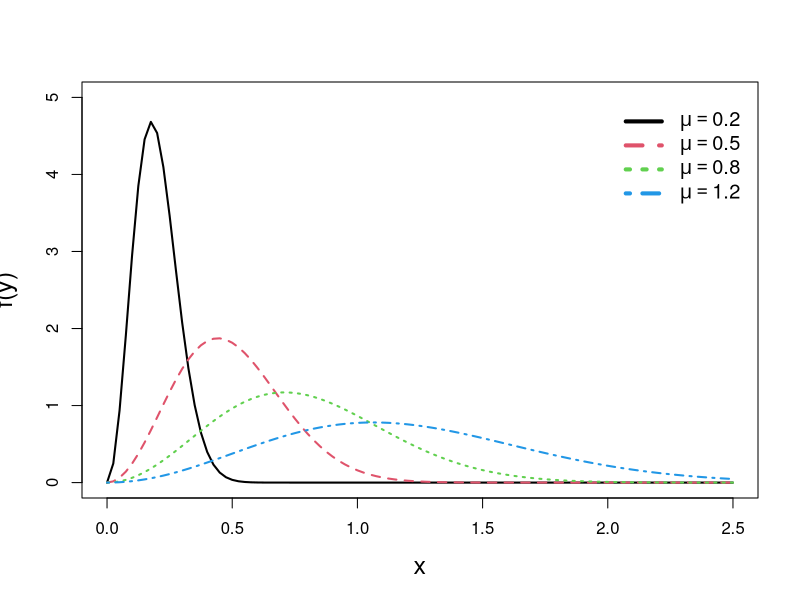
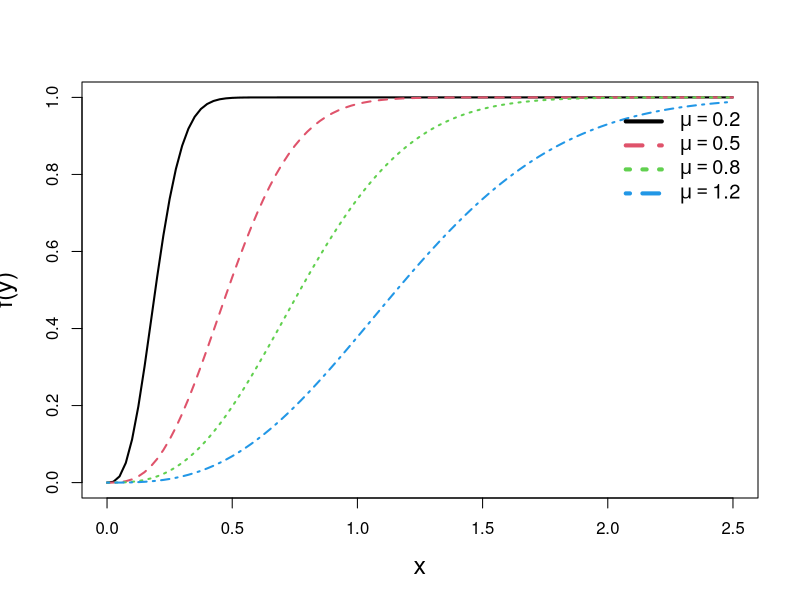
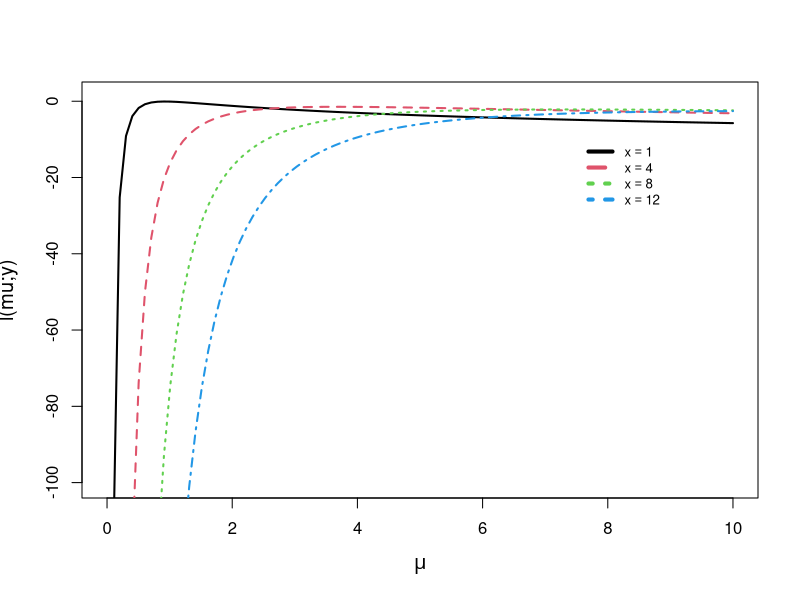

Recreate these plots in R, in order.
## ---- chunk 1
knitr::opts_chunk$set(echo = TRUE)
## ---- chunk 2
dmax <- function(y, mu) {
  ((32 * y^2) / (pi^2 * mu^3)) * exp(-4 * y^2 / (pi * mu^2))
}
## ---- chunk 3
fromx <- 0
tox <- 2.5
yliminf <- 0
ylimsup <- 5

# Valores de mu
mu_values <- c(0.2, 0.5, 0.8, 1.2)
comp <- length(mu_values)


# Cores e tipos de linha
colors <- 1:comp
line_types <- 1:comp

{

curve(dmax(x, mu = mu_values[1]), from = fromx, to = tox, 
      lty = line_types[1], type = "l", 
      ylab = expression("f(y)"), ylim = c(yliminf, ylimsup), 
      col = colors[1], lwd = 2.0, cex.lab = 1.5)
  
  for (i in 2:length(mu_values)) {
    mu <- mu_values[i]
    curve(dmax(x, mu), from = fromx, to = tox, add = TRUE, lty = line_types[i], 
          col = colors[i], lwd = 2.0)
  }
  
  legend(x = (tox - 0.5), y = ylimsup, legend = sapply(mu_values, function(x) bquote(mu == .(x))),
         col = colors, lty = line_types, lwd = rep(4, comp), bty = "n", cex = 1.2)
}
## ---- chunk 4
pmax <- function(y, mu) {
  (2/sqrt(pi)) * gamma(3/2) * pgamma((4 * y^2)/(pi * mu^2), 3/2, lower.tail = TRUE)
}
## ---- chunk 5

fromx <- 0
tox <- 2.5
yliminf <- 0
ylimsup <- 1

# Valores de mu
mu_values <- c(0.2, 0.5, 0.8, 1.2)
comp <- length(mu_values)


# Cores e tipos de linha
colors <- 1:comp
line_types <- 1:comp

{

curve(pmax(x, mu = mu_values[1]), from = fromx, to = tox, 
      lty = line_types[1], type = "l", 
      ylab = expression("f(y)"), ylim = c(yliminf, ylimsup), 
      col = colors[1], lwd = 2.0, cex.lab = 1.5)
  
  for (i in 2:length(mu_values)) {
    mu <- mu_values[i]
    curve(pmax(x, mu), from = fromx, to = tox, add = TRUE, lty = line_types[i], 
          col = colors[i], lwd = 2.0)
  }
  
  legend(x = (tox - 0.5), y = ylimsup, legend = sapply(mu_values, function(x) bquote(mu == .(x))),
         col = colors, lty = line_types, lwd = rep(4, comp), bty = "n", cex = 1.2)
}
## ---- chunk 6
qmax <- function(u, mu) {
  ext <- uniroot(function(x) pmax(x, mu) - u, interval = c(0, 1), tol = 1e-300, extendInt = "yes")$root
  return(abs(ext))
}
## ---- chunk 7
loglik_max <- function(x, mu) {
  
  mu <- mu[1]  
  
  log_lik <- sum(log(dmax(x, mu)))
  
  return(log_lik)
}
## ---- chunk 8
fromx <- 0
tox <- 10
yliminf <- -100
ylimsup <- 1

# Valores de mu
x_values <- c(1,4,8,12)
comp <- length(x_values)


# Cores e tipos de linha
colors <- 1:comp
line_types <- 1:comp

mu_values <- seq(fromx, tox, length.out = 100)

y_values <- sapply(x_values, function(x) sapply(mu_values, loglik_max, x = x))

# Plotagem
plot(mu_values, y_values[, 1], type = "l", lty = line_types[1], col = colors[1], 
     lwd = 2.0, xlab = expression(mu), ylab = expression("l(mu;y)"), 
     ylim = c(yliminf, ylimsup), cex.lab = 1.2)

# Adicionar as outras curvas
for (i in 2:comp) {
  lines(mu_values, y_values[, i], lty = line_types[i], col = colors[i], lwd = 2.0)
}

# Adicionar legenda
legend(x = (tox - 2.5), y = (ylimsup - 10), legend = sapply(x_values, function(x) bquote(x == .(x))),
       col = colors, lty = line_types, lwd = rep(4, comp), bty = "n", cex = 0.8)
